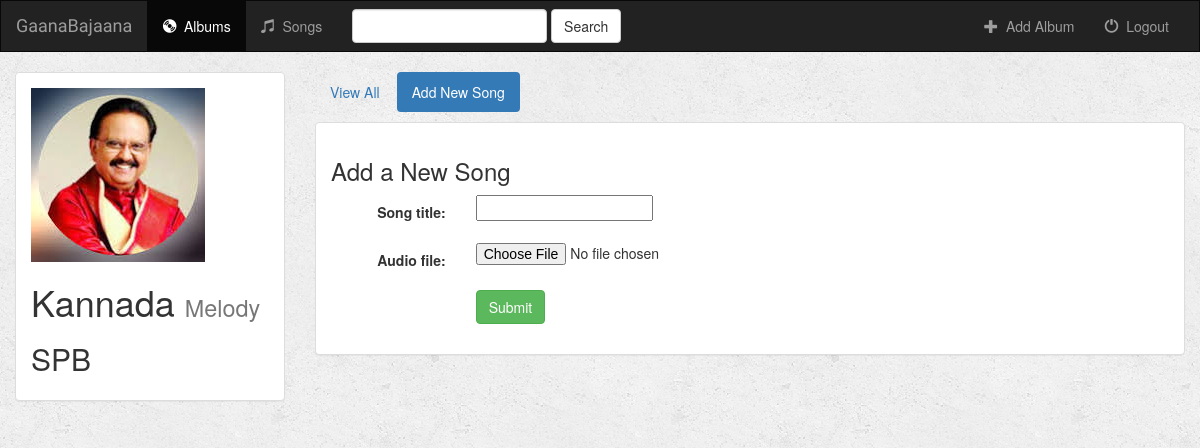
The app's page /music/65/create_song/ with its own data.
### music/models.py (models this page shows)
class Album(models.Model):
    user = models.ForeignKey(User, default=1,on_delete=models.CASCADE)
    artist = models.CharField(max_length=250)
    album_title = models.CharField(max_length=500)
    genre = models.CharField(max_length=100)
    album_logo = models.FileField()
    is_favorite = models.BooleanField(default=False)
    def __str__(self):
        return self.album_title + ' - ' + self.artist

### music/views.py (the view, shortened to what this page needs)
# urls.py: url(r'^(?P<album_id>[0-9]+)/create_song/$', views.create_song, name='create_song'),
def create_song(request, album_id):
    form = SongForm(request.POST or None, request.FILES or None)
    album = get_object_or_404(Album, pk=album_id)
    context = {
        'album': album,
        'form': form,
    }
    return render(request, 'music/create_song.html', context)

### music/forms.py
class SongForm(forms.ModelForm):
    class Meta:
        model = Song
        fields = ['song_title', 'audio_file']

### music/templates/music/create_song.html (shortened to what this page needs)
{% extends 'music/base.html' %}
{% block albums_active %}active{% endblock %}
{% block body %}
<div class="container-fluid">
    <div class="row">
        <div class="col-sm-4 col-md-3">
            <div class="panel panel-default">
                <div class="panel-body">
                        <a href="{% url 'music:detail' album.id %}">
                            {% if album.album_logo %}
                                <img src="{{ album.album_logo.url }}" class="img-responsive">
                            {% else %}
                                <h3>No image to display</h3>
                            {% endif %}
                        </a>
                    <h1>{{ album.album_title }} <small>{{ album.genre }}</small></h1>
                    <h2>{{ album.artist }}</h2>
                </div>
            </div>
        </div>
        <div class="col-sm-8 col-md-9">
            <ul class="nav nav-pills" style="margin-bottom: 10px;">
                <li role="presentation"><a href="{% url 'music:detail' album.id %}">View All</a></li>
                <li role="presentation" class="active"><a href="{% url 'music:create_song' album.id %}">Add New Song</a></li>
            </ul>
            <div class="panel panel-default">
                <div class="panel-body">
                    <h3>Add a New Song</h3>
                    <form class="form-horizontal" role="form" action="" method="post" enctype="multipart/form-data">
                        {% include 'music/form_template.html' %}
                        <div class="form-group">
                            <div class="col-sm-offset-2 col-sm-10">
                                <button type="submit" class="btn btn-success">Submit</button>
                            </div>
                        </div>
                    </form>
                </div>
            </div>
        </div>
    </div>
</div>
{% endblock %}

### music/static/music/style.css (style rules this page uses)
body { background: white url("images/background.png"); }

### records on screen
Album: album_logo (picture), album_title "Kannada", genre "Melody", artist "SPB"

### other values on screen
{{ field.label_tag }} "Song title:" "Audio file:"
